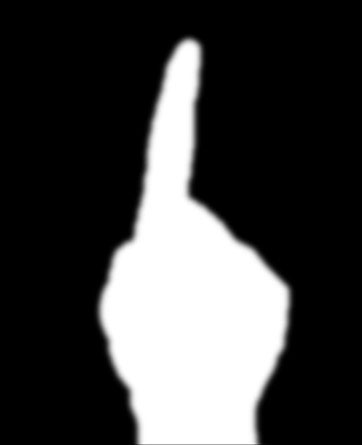
#> input picture code_40/05gesture_recognition/one.jpg, 362 x 445 px, found by its file name
$ python recognition_0_or_1.py
#> lines starting #> are read from the running program, lines starting #| are printed output that depends on the picture; after the words box and inside, x2 and y2 are one past the last pixel; in counts of white or black regions, pixels touching at a corner belong together
#实现手势0和手势1的区分
import cv2
def reg(x):
    x=cv2.cvtColor(x,cv2.COLOR_BGR2GRAY)
    #ret,binary=cv2.threshold(gray,127,255,cv2.THRESH_OTSU)
    contours,hierarchy=cv2.findContours(x,cv2.RETR_TREE,cv2.CHAIN_APPROX_SIMPLE)
    cnt=max(contours,key=lambda x:cv2.contourArea(x))
    cntarea=cv2.contourArea(cnt)
    hull=cv2.convexHull(cnt)
    hullarea=cv2.contourArea(hull)
    area_ratio=cntarea/hullarea
    if area_ratio>0.8:
        result='finger:0'
    else :
        result='finger:1'
    return result
x=cv2.imread('F:/PythonProject/Images_Process/ComputeVersion_40/05gesture_recognition/one.jpg',1)
#> x is the input picture: shape (445, 362, 3); min 0, max 255, mean 65
y=cv2.imread('F:/PythonProject/Images_Process/ComputeVersion_40/05gesture_recognition/zero.jpg',1)
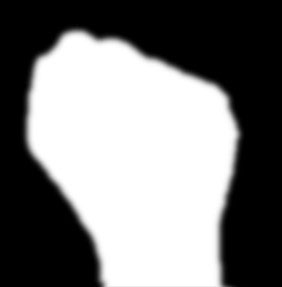
#> input picture code_40/05gesture_recognition/zero.jpg, 282 x 287 px, found by its file name
#> y is the input picture: shape (287, 282, 3); min 0, max 255, mean 124.3
xtext=reg(x)
#> in reg, `contours,hierarchy=cv2.findContours(x,cv2.RETR_TREE,cv2.CHAIN_APPROX_S..`: contours = 54 contours, 49 with area under 20; largest, box (x1, y1, x2, y2) and area: (88, 32, 296, 445) 48191, (201, 101, 204, 145) 84, (195, 179, 199, 194) 36, (198, 193, 207, 201) 24, (292, 331, 296, 344) 23
#> in reg, `cnt=max(contours,key=lambda x:cv2.contourArea(x))`: cnt = contour of 631 points, box (x1, y1, x2, y2) (88, 32, 296, 445), area 48191
#> in reg, `cntarea=cv2.contourArea(cnt)`: cntarea = 48191
#> in reg, `hull=cv2.convexHull(cnt)`: hull = contour of 16 points, box (x1, y1, x2, y2) (88, 32, 296, 445), area 60956
#> in reg, `hullarea=cv2.contourArea(hull)`: hullarea = 60956
#> in reg, `area_ratio=cntarea/hullarea`: area_ratio = 0.791
#> xtext = 'finger:1'
ytext=reg(y)
#> in reg (call 2), `contours,hierarchy=cv2.findContours(x,cv2.RETR_TREE,cv2.CHAIN_APPROX_S..`: contours = 47 contours, 45 with area under 20; largest, box (x1, y1, x2, y2) and area: (17, 24, 248, 287) 44368, (241, 150, 245, 161) 22
#> ytext = 'finger:0'
cv2.putText(x,xtext,(0,80),cv2.FONT_HERSHEY_PLAIN,2,(255,0,0),3)
#> x: shape (445, 362, 3)
cv2.putText(y,ytext,(0,80),cv2.FONT_HERSHEY_PLAIN,2,(255,0,0),3)
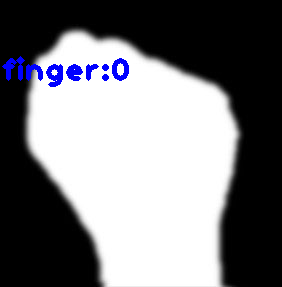
#> y: shape (287, 282, 3); 1.63% of pixels changed, all inside (x1, y1, x2, y2) = (2, 56, 129, 87)
cv2.imshow('one',x)
cv2.imshow('zero',y)
cv2.waitKey()
cv2.destroyAllWindows()
